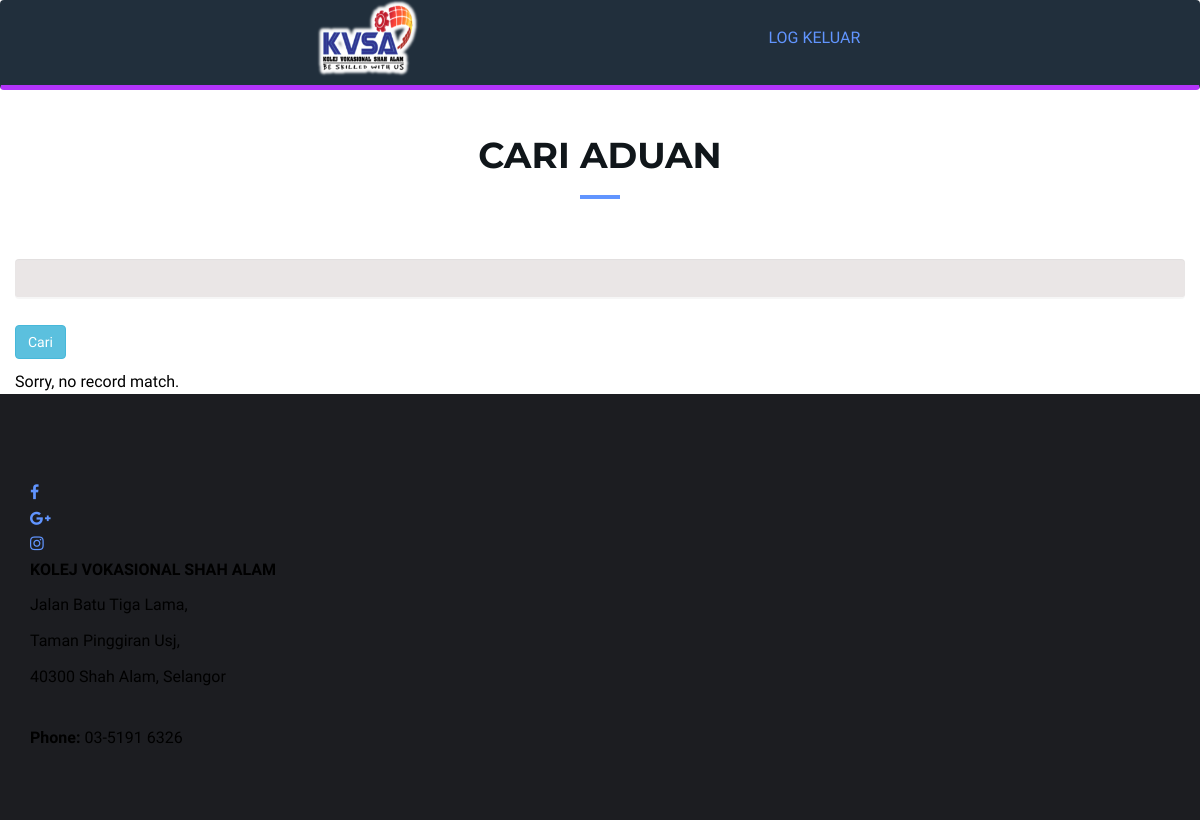
Page /searchadmin.php (signed in) on the earlier database version.
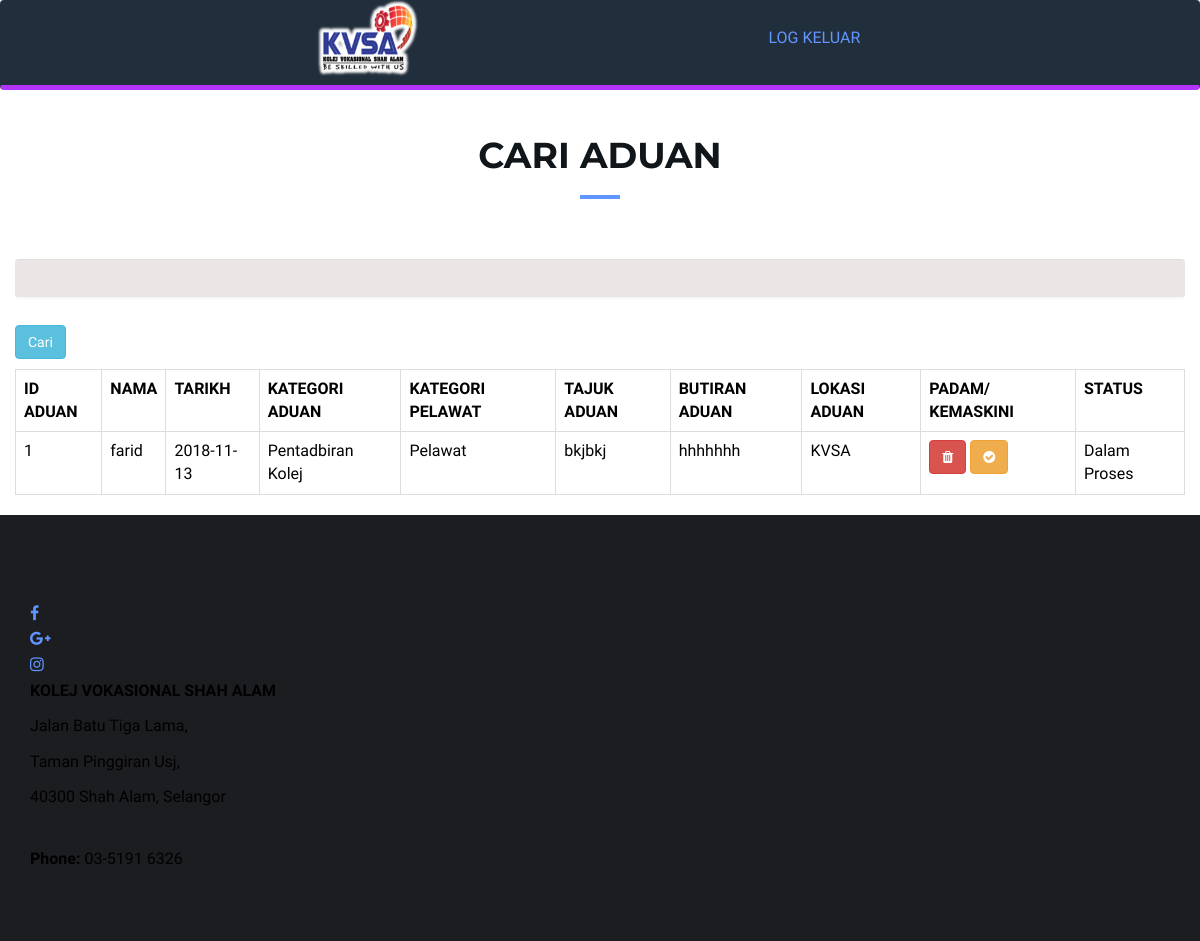
Same page on the later database version.
### tables this page shows
CREATE TABLE `aduan` (
  `idaduan` int(11) NOT NULL,
  `user_id` int(4) NOT NULL,
  `kategoriaduan` varchar(100) NOT NULL,
  `tajukaduan` varchar(100) NOT NULL,
  `butiranaduan` text NOT NULL,
  `lokasiaduan` varchar(100) NOT NULL,
  `nama` varchar(200) NOT NULL,
  `kategoripelawat` varchar(40) NOT NULL,
  `tarikh` date NOT NULL,
  `status` varchar(200) NOT NULL
);

### searchadmin.php (the view, shortened to what this page needs)
<?php
include "headeradmin.php";
?>
<form action="" method="get">
    <div class="section-header text-center">
                    <br><h2 class="title">CARI ADUAN</h2>
                </div>
    <input type="text" name="txtsearch" class="form-control"><br>
    <input type="submit" value="Cari" class="btn btn-info"><br><p><p>
</form>
<?php
    include "connection.php";
    $searchName="";
    $sql="SELECT idaduan, nama, tarikh, kategoripelawat, kategoriaduan, tajukaduan, butiranaduan, lokasiaduan, status FROM aduan WHERE nama LIKE '%$searchName%' ";
    $rs=mysqli_query($db, $sql);
    if(mysqli_num_rows($rs)==0){
    	echo("Sorry, no record match.<br>");
    }
    else {
    	?>
    	<table class= "table table-bordered">
    	<tr align="center">
    	   <th>ID ADUAN</th>
           <th>NAMA</th>
           <th>TARIKH</th>
           <th>KATEGORI ADUAN</th>
           <th>KATEGORI PELAWAT</th>
           <th>TAJUK ADUAN</th>
           <th>BUTIRAN ADUAN</th>
           <th>LOKASI ADUAN</th>
           <th>PADAM/ KEMASKINI</th>
           <th>STATUS</th>
        </tr>
    	<?php
    	while ($record=mysqli_fetch_array($rs)){
    	echo "<tr>";
        echo "<td>";
        $x=$record['idaduan'];
        echo $record['idaduan'];
        echo "<td>" .$record['nama']."</td>";
        echo "<td>" .$record['tarikh']."</td>";
        echo "<td>" .$record['kategoriaduan']."</td>";
        echo "<td>" .$record['kategoripelawat']."</td>";
        echo "<td>" .$record['tajukaduan']."</td>";
        echo "<td>" .$record['butiranaduan']."</td>";
        echo "<td>" .$record['lokasiaduan']."</td>";
        echo "<td>";
        echo "<a href='confirmdelete.php?id=$x' class='btn btn-danger'><i class='fa fa-trash'></i></a> ";
        echo "<a href='update.php?id=$x' class='btn btn-warning'><i class='fa fa-check-circle'</i></a>";
        echo "</td>";
        echo "<td>" .$record['status']."</td>";
    	echo "</tr>";
    }
    echo "</table>";
    }
?>
<?php
include "footer.php";
?>

### headeradmin.php (shortened to what this page needs)
<!DOCTYPE html>
<html lang="en">
<head>
	<link type="text/css" rel="stylesheet" href="css/bootstrap.min.css" />
	<link type="text/css" rel="stylesheet" href="css/owl.carousel.css" />
	<link type="text/css" rel="stylesheet" href="css/owl.theme.default.css" />
	<link type="text/css" rel="stylesheet" href="css/magnific-popup.css" />
	<link rel="stylesheet" href="css/font-awesome.min.css">
	<link type="text/css" rel="stylesheet" href="css/style.css" />
</head>
<body>
<div class="super_container">
     <nav class="navbar">
        <img class="logo" src="img/logokvsa.png" alt="logo" width="110" height="80">
        <ul class="main-nav" id="js-menu">
            <li>
                <a href="logout.php" class="nav-links">LOG KELUAR</a>
            </li>
        </ul>
</nav>
</div></div>
          <div class="container">
		     <div class="row">
             <div class="col-sm-12" align="center">
          </div>

### footer.php (shortened to what this page needs)
</div></div></div>
	<footer id="footer" class="sm-padding bg-dark">
		<div class="container">
			<div class="row">
<br>
				<div class="col-md-12">
					<ul class="footer-follow">
						<li><a href="www.facebook.com/kvsaofficial/"><i class="fa fa-facebook"></i></a></li>
						<li><a href="https://plus.google.com/kvsaofficial"><i class="fa fa-google-plus"></i></a></li>
						<li><a href="www.instagram.com/coloursofkvsa"><i class="fa fa-instagram"></i></a></li>
					</ul>
					<div class="footer-copyright">
						<b><p>KOLEJ VOKASIONAL SHAH ALAM</b></p>
						<p> Jalan Batu Tiga Lama, </p>
						<p> Taman Pinggiran Usj, </p>
						<p> 40300 Shah Alam, Selangor </p>
						<br>
						<p><b>Phone:</b> 03-5191 6326</p>
					</div>
				</div>
			</div>
		</div>
	</footer>
</body>
</html>

### css/style.css (style rules this page uses)
* { box-sizing: border-box; padding: 0; margin: 0; }
body { font-family: 'Varela Round', sans-serif; font-size: 16px; line-height: 1.6; overflow-x: hidden; color: #000000; }
h2, h3, h4, h6 { font-family: 'Montserrat', sans-serif; font-weight: 700; margin-top: 0px; margin-bottom: 20px; color: #10161A; }
h2 { font-size: 36px; }
a { color: #6195FF; text-decoration: none; -webkit-transition: 0.2s opacity; transition: 0.2s opacity; }
ul, ol { margin: 0; padding: 0; list-style: none }
.sm-padding { padding-top: 60px; padding-bottom: 60px; }
.bg-dark { background-color: #1C1D21; }
.section-header { position: relative; margin-bottom: 60px; }
.section-header .title { text-transform: capitalize; }
.title:after { content:""; display:block; height:4px; width:40px; background-color: #6195FF; margin-top: 20px; }
.text-center .title:after { margin: 20px auto 0px; }
input[type="text"], input[type="email"], input[type="password"], input[type="number"], input[type="date"], input[type="url"], input[type="tel"], textarea { height: 40px; width: 100%; border: none; background: #d6cfcf; border-bottom: 2px solid #EEE; color: #354052; padding: 0px 10px; opacity: 0.5; -webkit-transition: 0.2s border-color, 0.2s opacity; transition: 0.2s border-color, 0.2s opacity; }
@media screen and (min-width: 768px) { .navbar { display: flex; justify-content: space-between; padding-bottom: 0; height: 90px; align-items: center; background-color: #212F3C; padding-bottom: 10px; border-bottom: solid 5px #b334fa; } }
@media screen and (min-width: 768px) { .main-nav { display: flex; margin-right: 30px; flex-direction: row; } }
@media screen and (min-width: 768px) { .main-nav li { margin: 0; } }
@media screen and (min-width: 768px) { .nav-links { margin-left: 40px; } }
@media screen and (min-width: 768px) { .logo { margin-top: 0; float: left; } }

Differences in the rows shown:
added aduan: idaduan "1", nama "farid", tarikh "2018-11-13", kategoriaduan "Pentadbiran Kolej", kategoripelawat "Pelawat", tajukaduan "bkjbkj", butiranaduan "hhhhhhh", lokasiaduan "KVSA", status "Dalam Proses"
Other differences:
text no longer shown: "Sorry, no record match."
text now shown: "ID ADUAN NAMA TARIKH KATEGORI ADUAN KATEGORI PELAWAT TAJUK ADUAN BUTIRAN ADUAN LOKASI ADUAN PADAM/ KEMASKINI STATUS"
